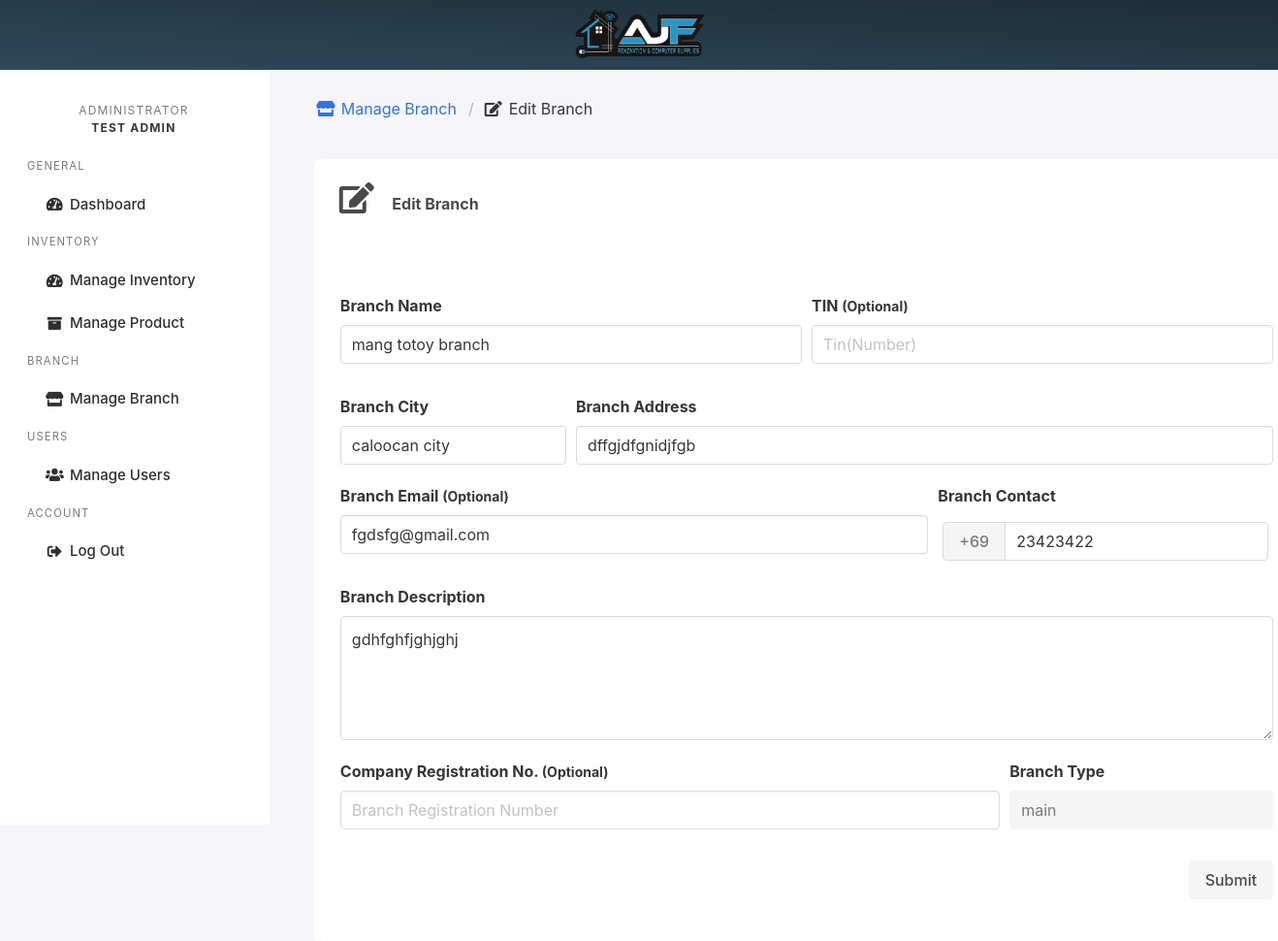
Page /webpages/adminportal/adminportal-branch-editbranch.php?branchid=9 (signed in) on the committed database.
### tables this page shows
CREATE TABLE `tbl_branch` (
  `branchid` int(11) NOT NULL,
  `branchtype` varchar(100) NOT NULL,
  `branchname` varchar(256) NOT NULL,
  `branchlocation` varchar(256) NOT NULL,
  `branchaddress` varchar(255) NOT NULL,
  `branchdescription` varchar(256) NOT NULL,
  `datestarted` date NOT NULL,
  `branchtinnumber` varchar(256) DEFAULT NULL,
  `branchregistrationnumber` varchar(256) DEFAULT NULL,
  `branchemail` varchar(255) DEFAULT NULL,
  `branchcontact` int(20) DEFAULT NULL
);

### webpages/adminportal/adminportal-branch-editbranch.php (the view, shortened to what this page needs)
<?php include "header.php";
$branchid = $_GET['branchid'];
$branch_data = ("SELECT * FROM `tbl_branch` WHERE `branchid` = $branchid limit 1");
?>
<div class="columns">
    <div id="sidenavcustom" class="column is-narrow navigationbar">
        <?php include "sidenavigation.php" ?>
    </div>
    <div class="column is-10 ">
        <div class="crumblerows">
            <div class="crumblerow">
                <div class="breadcrumb" aria-label="breadcrumbs">
                    <ul>
                        <li>
                            <a href="adminportal-branch.php">
                                <span class="icon is-small">
                                    <i class="fas fa-store " aria-hidden="true"></i>
                                </span>
                                <span>Manage Branch</span>
                            </a>
                        </li>
                        <li class="is-active">
                            <a disabled>
                                <span class="icon is-small">
                                    <i class="fas fa-edit" aria-hidden="true"></i>
                                </span>
                                <span>Edit Branch</span>
                            </a>
                        </li>
                    </ul>
                </div>
            </div>
        </div>
        <div class="rows card is-shadowless animate__animated animate__fadeInDown">
            <div class="row">
                <div class="columns">
                    <div class="column" style="margin-left:10px;">
                        <span class="icon">
                            <i class="fas fa-edit fa-2x"></i>
                        </span>
                        <span class="portal-font  has-text-left">Edit Branch</span>
                    </div>
                </div>
            </div>
            <div class="row">
                <form>
                    <?php
                    $result = mysqli_query($conn, $branch_data) or die(mysqli_error($conn));
                    while ($row = mysqli_fetch_assoc($result)) {
                    ?>
                        <div class="columns">
                            <div class="column">
                                <div class="field">
                                    <label class="label">Branch Name</label>
                                    <div class="control">
                                        <input name="branchname" id="branchname" value="<?php echo $row["branchname"]; ?>" class="input" type="text" placeholder="Branch Name" required>
                                    </div>
                                </div>
                            </div>
                            <div class="column">
                                <div class="field">
                                    <label class="label">TIN <small>(Optional)<small></label>
                                    <div class="control">
                                        <input name="tinno" id="tinno" value="<?php echo $row["branchtinnumber"]; ?>" class="input" type="text" placeholder="Tin(Number)">
                                    </div>
                                </div>
                            </div>
                        </div>
                        <div class="columns">
                            <div class="column is-3">
                                <div class="field">
                                    <label class="label">Branch City</label>
                                    <div class="control">
                                        <input name="branchcity" id="branchcity" value="<?php echo $row["branchlocation"]; ?>" class="input" type="text" placeholder="Branch City" required>
                                    </div>
                                </div>
                            </div>
                            <div class="column">
                                <div class="field">
                                    <label class="label">Branch Address</label>
                                    <div class="control">
                                        <input name="branchaddress" id="branchaddress" value="<?php echo $row["branchaddress"]; ?>" class="input" type="text" placeholder="Branch Address" required>
                                    </div>
                                </div>
                            </div>
                        </div>
                        <div class="columns">
                            <div class="column ">
                                <div class="field">
                                    <label class="label">Branch Email <small>(Optional)<small></label>
                                    <div class="control">
                                        <input name="branchemail" id="branchemail" value="<?php echo $row["branchemail"]; ?>" class="input" type="email" placeholder="Branch Email">
                                    </div>
                                </div>
                            </div>
                            <div class="column">
                                <div class="field">
                                    <label class="label">Branch Contact</label>
                                    <div class="control">
                                        <div class="field has-addons">
                                            <p class="control">
                                                <a class="button is-static">
                                                    +69
                                                </a>
                                            </p>
                                            <p class="control is-expanded">
                                                <input name="branchcontact" id="branchcontact" value="<?php echo $row["branchcontact"]; ?>" type="tel" maxlength="11" class="input" placeholder="Phone Number" required>
                                            </p>
                                        </div>
                                    </div>
                                </div>
                            </div>
                        </div>
                        <div class="columns">
                            <div class="column">
                                <div class="field">
                                    <label class="label">Branch Description</label>
                                    <div class="control">
                                        <textarea name="branchdescription" id="branchdescription" class=" form-control textarea" placeholder="Branch Description" required><?php echo $row["branchdescription"]; ?></textarea>
                                    </div>
                                </div>
                            </div>
                        </div>
                        <div class="columns">
                            <div class="column">
                                <div class="field">
                                    <label class="label">Company Registration No. <small>(Optional)<small></label>
                                    <div class="control">
                                        <input name="companyregno" id="companyregno" value="<?php echo $row["branchregistrationnumber"]; ?>" class="input" type="number" placeholder="Branch Registration Number">
                                    </div>
                                </div>
                            </div>
                            <div class="column">
                                <div class="field">
                                    <label class="label">Branch Type</label>
                                    <div class="control">
                                        <input name="branchtype" id="branchtype" class="input" type="text" value="<?php echo $row["branchtype"]; ?>" readonly>
                                    </div>
                                </div>
                            </div>
                        </div>
                        <div class="columns">
                            <div class="column">
                                <div class="submit-button field is-grouped is-grouped-right">
                                    <input class="button is-light" id="Submit" name="submit" type="submit">
                                </div>
                            </div>
                        </div>
                    <?php
                    }
                    ?>
                </form>
            </div>
        </div>
    </div>
</div>

### style/styles.css (style rules this page uses)
html { font-family: 'Inter', sans-serif; }
* { font-family: 'Inter', sans-serif; }
html, body, .hrportal-dashboard { width: 100%; height: 100%; background-color: #F6F5F9; }
.card { border-radius: 10px; }
li { list-style-type:none; }
.column { padding:0; }
.columns { height:100%; }
.field { padding: 5px; margin: 10px auto 0px auto; }
.button { background-color: #34495E; color: #f5f5f5; font-weight: 500; }
.rows { display: flex; flex-direction: column; margin:40px 50px 50px 35px; }
.row { margin:40px 50px 50px 35px; }
.crumblerows { display: flex; flex-direction: column; margin-top: 40px; margin-left:40px; }
#sidenavcustom { margin:10px; }
.portal-font { font-weight: bold; margin:20px; }
#sidenavcustom { background-color:white; }

### api/all.css (style rules this page uses)
.fa, .fas, .far, .fal, .fad, .fab { -moz-osx-font-smoothing: grayscale; -webkit-font-smoothing: antialiased; display: inline-block; font-style: normal; font-variant: normal; text-rendering: auto; line-height: 1; }
.fa-2x { font-size: 2em; }
.fa-edit:before { content: "\f044"; }
.fa-store:before { content: "\f54e"; }

### rows in the picture
tbl_branch: branchname "mang totoy branch", branchcity "caloocan city", branchaddress "dffgjdfgnidjfgb", branchemail "fgdsfg@gmail.com", branchcontact "23423422", branchdescription "gdhfghfjghjghj", branchtype "main"

### other values in the picture
$_SESSION['name'] "TEST"
$_SESSION['lastname'] "ADMIN"
$navname "Dashboard Manage Inventory Manage Product Manage Branch Manage Users"
